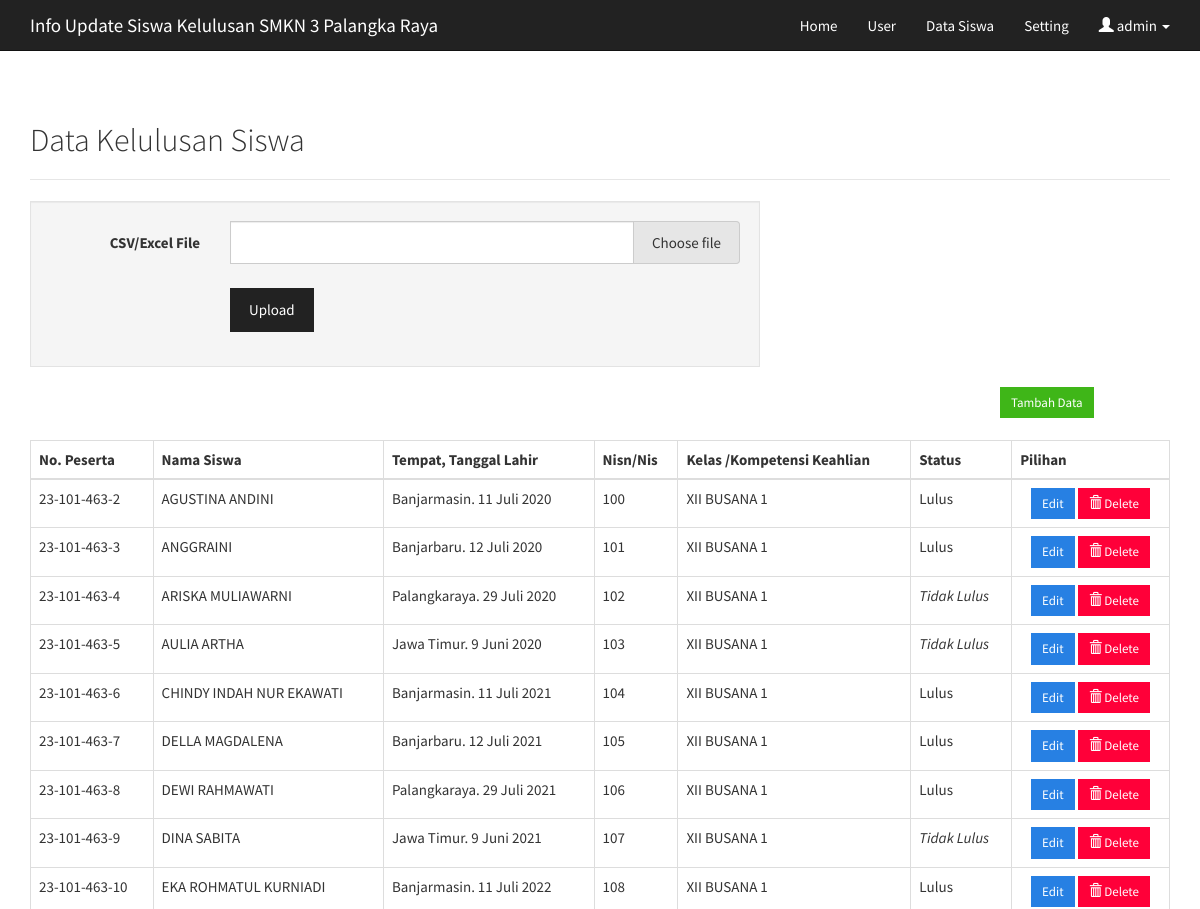
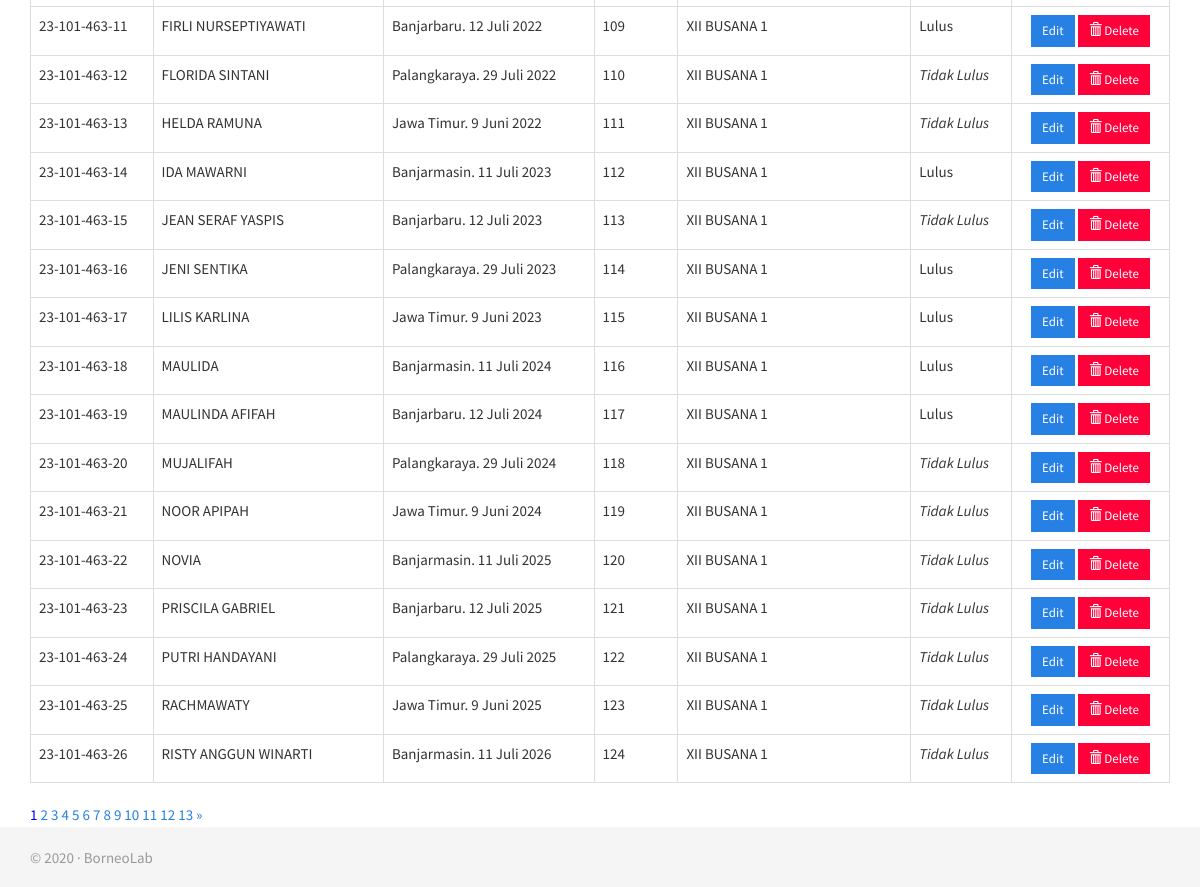
Screenshot of /admin/data.php (signed in) with the database file from the repository (2 pictures, top to bottom).
### tables this page shows
CREATE TABLE `un_konfigurasi` (
  `id` int(11) NOT NULL,
  `sekolah` varchar(255) NOT NULL,
  `tahun` year(4) NOT NULL,
  `tgl_pengumuman` datetime NOT NULL
);

CREATE TABLE `un_siswa` (
  `id` int(11) NOT NULL,
  `no_ujian` char(100) NOT NULL,
  `nama` varchar(50) DEFAULT NULL,
  `ttl` varchar(100) DEFAULT NULL,
  `nisn` int(4) DEFAULT NULL,
  `komli` varchar(50) DEFAULT NULL,
  `status` tinyint(4) NOT NULL
);

### database.php (called while the page is built, shortened)
<?php
$db_conn = mysqli_connect(DB_HOST,DB_USER,DB_PASS,DB_NAME);
function query($query) {
	global $db_conn;
	$result = mysqli_query($db_conn, $query);
	$rows = [];
	while ( $row = mysqli_fetch_assoc($result) ) {
		$rows[] = $row;
	}
	return $rows;
 }
?>

### admin/data.php (the view, shortened to what this page needs)
<?php
if(isset($_SESSION['logged']) && !empty($_SESSION['logged'])){
include "../database.php";
include '_header.php';
?>
<?php
$jumlahDataPerHalaman = 25;
$jumlahData = count(query("SELECT * FROM un_siswa") );
$jumlahHalaman = ceil($jumlahData / $jumlahDataPerHalaman);
$halamanAktif = ( isset($_GET["halaman"]) ) ? $_GET["halaman"] : 1;
$awalData  = ( $jumlahDataPerHalaman * $halamanAktif) - $jumlahDataPerHalaman ;
 ?>
<div class="container">
	<h2>Data Kelulusan Siswa</h2><hr>
	<div class="row col-sm-8">
		<form class="form-horizontal well" method="post" action="data_upload.php" enctype="multipart/form-data">
			<div class="form-group">
				<label for="importCsv" class="col-sm-3 control-label">CSV/Excel File</label>
				<div class="col-sm-9">
					<div class="fileinput fileinput-new input-group" data-provides="fileinput">
						<div class="form-control" data-trigger="fileinput">
						</div>
						<span class="input-group-addon btn btn-default btn-file">
							<span class="fileinput-new">Choose file</span>
						</span>
					</div>
				</div>
			</div>
			<div class="form-group">
				<div class="col-sm-offset-3 col-sm-9">
					<button type="submit" name="submit" class="btn btn-default">Upload</button>
				</div>
			</div>
		</form>
	</div>
</div>
<button type="button" class="btn btn-success btn-sm" data-toggle="modal" data-target="#tambah" >Tambah Data</button>
<div class="col-sm-10"> </div>
<br>
<br>
<div class="row">
	<div class="container">
		<table class="table table-bordered" >
			<thead>
				<tr>
					<th >No. Peserta</th>
					<th >Nama Siswa</th>
					<th >Tempat, Tanggal Lahir</th>
					<th > Nisn/Nis</th>
					<th > Kelas /Kompetensi Keahlian</th>
					<th >Status</th>
					<th> Pilihan</th>
				</tr>
			</thead>
			<tbody>
			<?php
			$qsiswa = mysqli_query($db_conn,"SELECT * FROM un_siswa LIMIT $awalData, $jumlahDataPerHalaman ");
			if(mysqli_num_rows($qsiswa) > 0){
				while($data = mysqli_fetch_array($qsiswa)){
					echo '<tr>';
					echo '<td>'.$data['no_ujian'].'</td>';
					echo '<td>'.$data['nama'].'</td>';
					echo '<td>'.$data['ttl'].'</td>';
					echo '<td>'.$data['nisn'].'</td>';
					echo '<td>'.$data['komli'].'</td>';
					echo '<td>';
					echo ($data['status']==1) ? 'Lulus' : '<em>Tidak Lulus</em>';
					echo '<td align="center">
							<a href="siswa_edit.php?id='.$data['id']. '" class="btn btn-primary btn-sm" <span class="glyphicon glyphicon-pencil" aria-hidden="true"></span> Edit </a>
							<a href="hapus.php?id='.$data['id']. '" class="btn btn-danger btn-sm"  onclick="return confirm(\'Yakin akan menghapus siswa ini?\')"> <span class="glyphicon glyphicon-trash" aria-hidden="true"></span> Delete </a>
					</td>';
					echo '</td>';
					echo '</tr>';
				}
			} else {
				echo '<tr><td colspan="8"><em>Belum ada data! Segera lakukan upload data.</em></td></tr>';
			}
			?>
			</tbody>
		</table>
	   <?php for($i = 1; $i <= $jumlahHalaman; $i++) : ?>
		 	<?php if( $i == $halamanAktif ) : ?>
			<a href="?halaman=<?= $i; ?>"  style="font-weight: italic; color: blue;"><?= $i; ?></a>
		<?php else : ?>
			<a href="?halaman=<?= $i; ?>"><?= $i; ?></a>
		<?php endif; ?>
	  <?php endfor; ?>
       <?php if( $halamanAktif < $jumlahHalaman) : ?>
		       <a href="?halaman=<?= $halamanAktif + 1; ?>">&raquo;</a>
       <?php endif;
        ?>
	</div>
    </div>
<?php
include '_footer.php';
} else {
	header('Location: ./login.php');
}
?>

### admin/_header.php (shortened to what this page needs)
<?php
if(isset($_SESSION['logged']) && !empty($_SESSION['logged'])){
	$que = mysqli_query($db_conn, "SELECT * FROM un_konfigurasi");
	$hsl = mysqli_fetch_array($que);
?>
<!DOCTYPE html>
<html>
<head>
    <link href="../css/bootstrap.min.css" rel="stylesheet">
    <link href="../css/jasny-bootstrap.min.css" rel="stylesheet">
</head>
<body>
    <nav class="navbar navbar-default bg-success navbar-static-top">
        <div class="container">
            <div class="navbar-header">
              <a class="navbar-brand" href="./">Info Update Siswa Kelulusan <?=$hsl['sekolah'] ?></a>
            </div>
            <div id="navbar" class="collapse navbar-collapse">
				<ul class="nav navbar-nav navbar-right">
					<li><a href="./">Home</a></li>
					<li><a href="user.php">User</a></li>
					<li><a href="data.php">Data Siswa</a></li>
					<li><a href="konfigurasi.php">Setting</a></li>
					<li class="dropdown">
							<a href="#" class="dropdown-toggle" data-toggle="dropdown" role="button" aria-expanded="true">
									<span class="glyphicon glyphicon-user" aria-hidden="true"></span> <?php echo $_SESSION['username']; ?> <span class="caret"></span>
							</a>
					</li>
				</ul>
		</div>
        </div>
    </nav>
<?php
} else {
	header('Location: ./login.php');
}
?>

### admin/_footer.php
<?php
if(isset($_SESSION['logged']) && !empty($_SESSION['logged'])){
?>
	<footer class="footer">
		<div class="container">
		<p class="text-muted">&copy; <?=$hsl['tahun'] ?> &middot; BorneoLab </p>
		</div>
	</footer>
</body>
</html>
<?php
} else {
	header('Location: ./login.php');
}
?>

### admin/_header.php (style rules this page uses)
html { position: relative; min-height: 100%; }
body { margin-bottom: 60px; }
.footer { position: absolute; bottom: 0; width: 100%; height: 60px; background-color: #f5f5f5; }
body > .container { padding: 30px 15px 0; }
.container .text-muted { margin: 20px 0; }
.footer > .container { padding-right: 15px; padding-left: 15px; }

### rows the page displays
un_konfigurasi: sekolah "SMKN 3 Palangka Raya", tahun "2020"
un_siswa: no_ujian "23-101-463-2", nama "AGUSTINA ANDINI", ttl "Banjarmasin. 11 Juli 2020", nisn "100", komli "XII BUSANA 1", status "Lulus"
un_siswa: no_ujian "23-101-463-3", nama "ANGGRAINI", ttl "Banjarbaru. 12 Juli 2020", nisn "101", komli "XII BUSANA 1", status "Lulus"
un_siswa: no_ujian "23-101-463-4", nama "ARISKA MULIAWARNI", ttl "Palangkaraya. 29 Juli 2020", nisn "102", komli "XII BUSANA 1", status "Tidak Lulus"
un_siswa: no_ujian "23-101-463-5", nama "AULIA ARTHA", ttl "Jawa Timur. 9 Juni 2020", nisn "103", komli "XII BUSANA 1", status "Tidak Lulus"
un_siswa: no_ujian "23-101-463-6", nama "CHINDY INDAH NUR EKAWATI", ttl "Banjarmasin. 11 Juli 2021", nisn "104", komli "XII BUSANA 1", status "Lulus"
un_siswa: no_ujian "23-101-463-7", nama "DELLA MAGDALENA", ttl "Banjarbaru. 12 Juli 2021", nisn "105", komli "XII BUSANA 1", status "Lulus"
un_siswa: no_ujian "23-101-463-8", nama "DEWI RAHMAWATI", ttl "Palangkaraya. 29 Juli 2021", nisn "106", komli "XII BUSANA 1", status "Lulus"
un_siswa: no_ujian "23-101-463-9", nama "DINA SABITA", ttl "Jawa Timur. 9 Juni 2021", nisn "107", komli "XII BUSANA 1", status "Tidak Lulus"
un_siswa: no_ujian "23-101-463-10", nama "EKA ROHMATUL KURNIADI", ttl "Banjarmasin. 11 Juli 2022", nisn "108", komli "XII BUSANA 1", status "Lulus"
un_siswa: no_ujian "23-101-463-11", nama "FIRLI NURSEPTIYAWATI", ttl "Banjarbaru. 12 Juli 2022", nisn "109", komli "XII BUSANA 1", status "Lulus"
un_siswa: no_ujian "23-101-463-12", nama "FLORIDA SINTANI", ttl "Palangkaraya. 29 Juli 2022", nisn "110", komli "XII BUSANA 1", status "Tidak Lulus"
un_siswa: no_ujian "23-101-463-13", nama "HELDA RAMUNA", ttl "Jawa Timur. 9 Juni 2022", nisn "111", komli "XII BUSANA 1", status "Tidak Lulus"
un_siswa: no_ujian "23-101-463-14", nama "IDA MAWARNI", ttl "Banjarmasin. 11 Juli 2023", nisn "112", komli "XII BUSANA 1", status "Lulus"
un_siswa: no_ujian "23-101-463-15", nama "JEAN SERAF YASPIS", ttl "Banjarbaru. 12 Juli 2023", nisn "113", komli "XII BUSANA 1", status "Tidak Lulus"
un_siswa: no_ujian "23-101-463-16", nama "JENI SENTIKA", ttl "Palangkaraya. 29 Juli 2023", nisn "114", komli "XII BUSANA 1", status "Lulus"
un_siswa: no_ujian "23-101-463-17", nama "LILIS KARLINA", ttl "Jawa Timur. 9 Juni 2023", nisn "115", komli "XII BUSANA 1", status "Lulus"
un_siswa: no_ujian "23-101-463-18", nama "MAULIDA", ttl "Banjarmasin. 11 Juli 2024", nisn "116", komli "XII BUSANA 1", status "Lulus"
un_siswa: no_ujian "23-101-463-19", nama "MAULINDA AFIFAH", ttl "Banjarbaru. 12 Juli 2024", nisn "117", komli "XII BUSANA 1", status "Lulus"
un_siswa: no_ujian "23-101-463-20", nama "MUJALIFAH", ttl "Palangkaraya. 29 Juli 2024", nisn "118", komli "XII BUSANA 1", status "Tidak Lulus"
un_siswa: no_ujian "23-101-463-21", nama "NOOR APIPAH", ttl "Jawa Timur. 9 Juni 2024", nisn "119", komli "XII BUSANA 1", status "Tidak Lulus"
un_siswa: no_ujian "23-101-463-22", nama "NOVIA", ttl "Banjarmasin. 11 Juli 2025", nisn "120", komli "XII BUSANA 1", status "Tidak Lulus"
un_siswa: no_ujian "23-101-463-23", nama "PRISCILA GABRIEL", ttl "Banjarbaru. 12 Juli 2025", nisn "121", komli "XII BUSANA 1", status "Tidak Lulus"
un_siswa: no_ujian "23-101-463-24", nama "PUTRI HANDAYANI", ttl "Palangkaraya. 29 Juli 2025", nisn "122", komli "XII BUSANA 1", status "Tidak Lulus"
un_siswa: no_ujian "23-101-463-25", nama "RACHMAWATY", ttl "Jawa Timur. 9 Juni 2025", nisn "123", komli "XII BUSANA 1", status "Tidak Lulus"
un_siswa: no_ujian "23-101-463-26", nama "RISTY ANGGUN WINARTI", ttl "Banjarmasin. 11 Juli 2026", nisn "124", komli "XII BUSANA 1", status "Tidak Lulus"

### other values shown
$_SESSION['username'] "admin"
